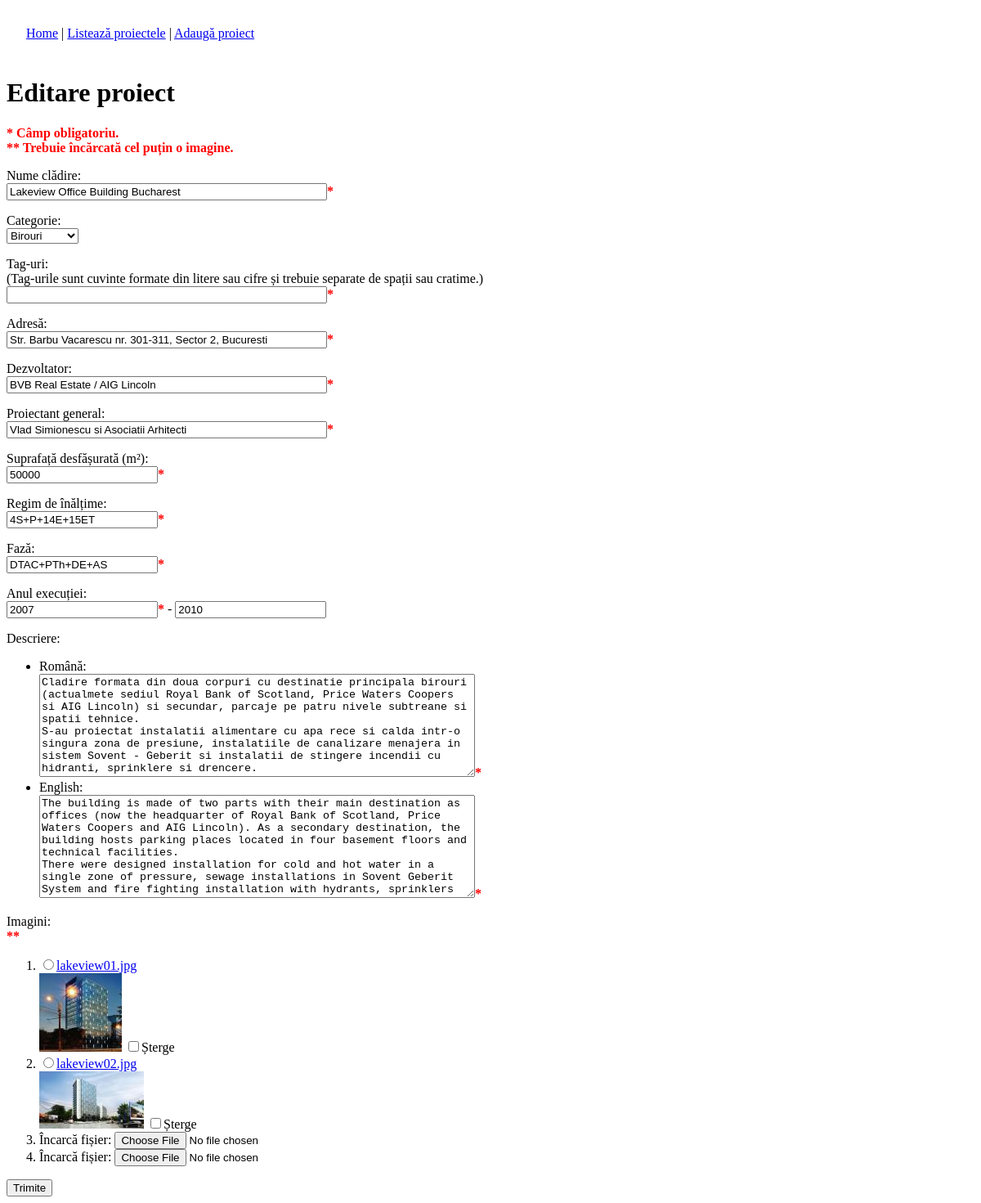
Page /admin/edit.php?id=48 on the earlier database version.
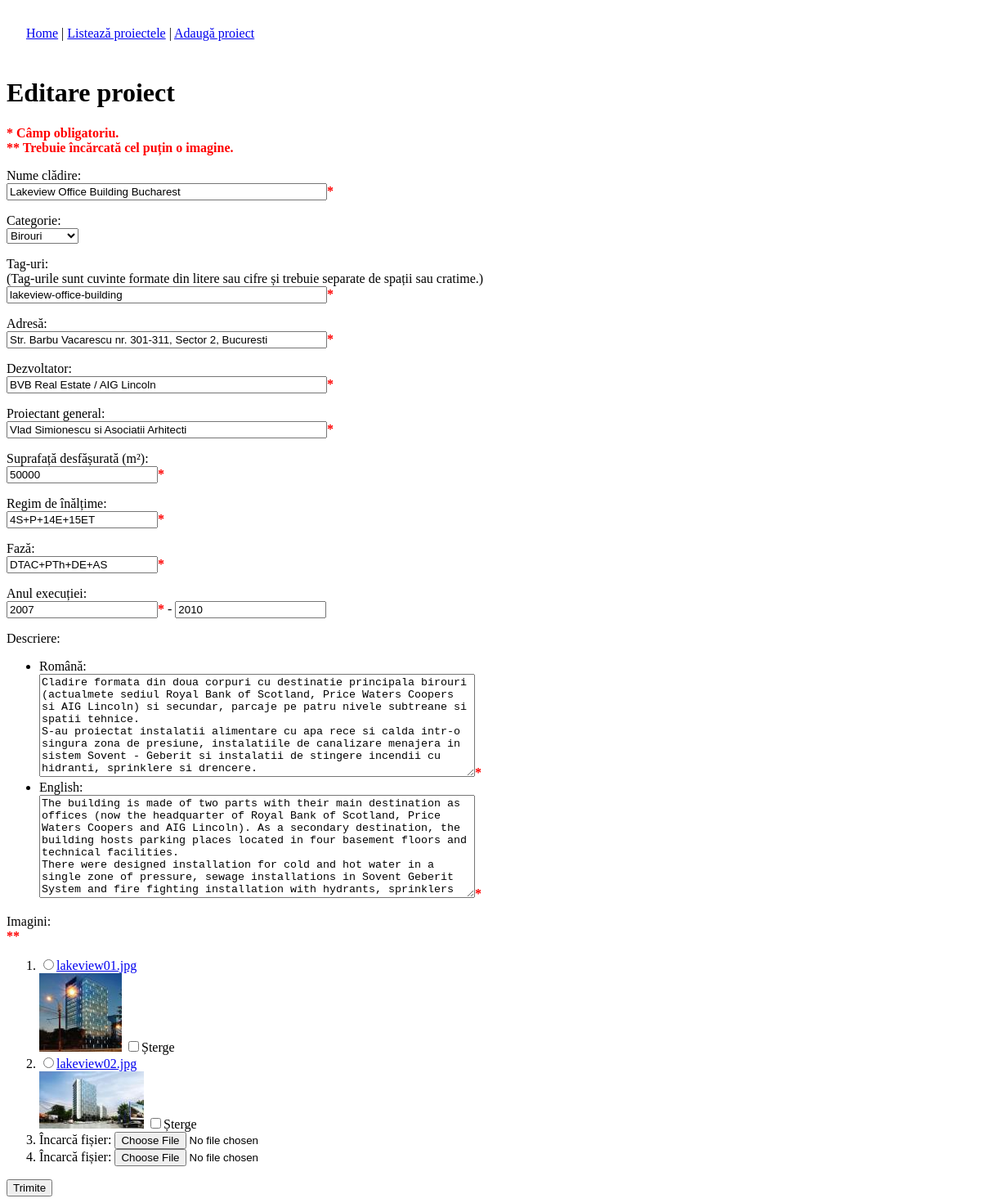
Same page on the later database version.
### tables this page shows
CREATE TABLE `portfolio` (
  `id` int(11) NOT NULL auto_increment,
  `name` varchar(128) NOT NULL,
  `category` enum('office','residential','hotel','industrial','commercial','restoration','hospital','other') NOT NULL,
  `tags` varchar(64) NOT NULL,
  `address` varchar(512) NOT NULL,
  `developer` varchar(128) NOT NULL,
  `chief_architect` varchar(128) NOT NULL,
  `whole_area` int(11) default NULL,
  `height` varchar(128) NOT NULL,
  `phase` varchar(128) NOT NULL,
  `year_begin` year(4) default NULL,
  `year_end` year(4) default NULL,
  `description` text NOT NULL,
  `images` varchar(512) NOT NULL,
  PRIMARY KEY  (`id`)
);

### SingletonDB.class.php (called while the page is built, shortened)
<?php
class SingletonDB
{
	private static $connection;
	public static function connect()
	{
		if(!isset(self::$connection))
		{
			self::$connection = new mysqli(ADDRESS, USERNAME, PASSWORD, DATABASE);
		}
		return self::$connection;
	}
}
?>

### Content.class.php (called while the page is built, shortened)
<?php
class Content
{
	protected $db;
	protected $content;
	protected $lang;
	public function __construct($namespace)
	{
		try {
			$this->db = SingletonDB::connect();
			if( !($result = $this->db->query("SELECT * FROM `languages`")) )
				throw new DBException('query');
			while($row = $result->fetch_assoc())
			{
				$this->languages[$row['code']]['name'] = $row['name'];
				$this->languages[$row['code']]['img'] = $row['image'];
			}
			$matchedLang = DEFAULT_LANG;
			if(isset($_GET['lang']))
			{
				$lang = $this->processLangCode($_GET['lang']);
				$this->lang = $lang;
				if($lang != $matchedLang)
					setcookie("lang", $lang, time() + 30*24*60*60);
				else
					setcookie("lang", $lang, time() - 3600);
			}
			else if(isset($_COOKIE['lang']))
				$this->lang = $this->processLangCode($_COOKIE['lang']);
			else
				$this->lang = $matchedLang;
				if( !($result = $this->db->query("SELECT * FROM `content` WHERE namespace = 'common' OR namespace = '"
					. $namespace . "'")) )
				throw new DBException('query');
			while($row = $result->fetch_assoc())
			{
				$this->content[$row['name']] = json_decode($row['value'], true);
			}
		}
		catch(DBException $e) {
			echo $e->errorMessage();
			die();
		}
	}
	public function __get($name)
	{
		if(isset($this->content[$name]))
			return $this->content[$name][$this->lang];
		else
			return null;
	}
	public function getProject($id, $fullInfo = false)
	{
		$result = $this->db->query(
			"SELECT * from `portfolio` WHERE id = " . $id);
		$row = $result->fetch_assoc();
		$row['category_code'] = $row['category'];
		switch($row['category_code'])
		{
		case 'office':
			$row['category'] = $this->project_category_office;
			break;
		}
		$descriptions = json_decode($row['description'], true);
		$row['description'] = $descriptions[$this->lang];
		if($fullInfo)
			$row['descriptions'] = $descriptions;
		$images = json_decode($row['images'], true);
		$row['images'] = $images;
		return $row;
	}
}

### admin/edit.php (the view, shortened to what the changed rows need)
<?php
require_once('../Content.class.php');
if(isset($_GET['id']))
	$id = $_GET['id'];
else if(isset($_POST['id']))
	$id = $_POST['id'];
else
	$id = null;
$dbContent = new Content('common');
$languages = $dbContent->getLanguages();
if(isset($_POST['submited']))
{
	$project['name'] = $_POST['name'];
	$project['category_code'] = $_POST['category_code'];
	$project['tags'] = $_POST['tags'];
	$project['address'] = $_POST['address'];
	$project['developer'] = $_POST['developer'];
	$project['chief_architect'] = $_POST['chief_architect'];
	$project['whole_area'] = (empty($_POST['whole_area']) ? 'NULL' : $_POST['whole_area']);
	$project['height'] = $_POST['height'];
	$project['phase'] = $_POST['phase'];
	$project['year_begin'] = (empty($_POST['year_begin']) ? 'NULL' : $_POST['year_begin']);
	$project['year_end'] = (empty($_POST['year_end']) ? 'NULL' : $_POST['year_end']);
	foreach($languages as $code => $value)
	{
		$project['descriptions'][$code] = stripslashes($_POST['description_'. $code]);
	}
	if(isset($_POST['default_img']))
		$project['images'][] = $_POST['default_img'];
	for($i = 0; $i < PICTS_PER_PRJ; $i++)
	{
		if(isset($_POST["img_$i"]) && !isset($_POST["del_$i"])
				&& $_POST["img_$i"] != $_POST['default_img'])
			$project['images'][] = $_POST["img_$i"];
		if(!isset($_POST["del_$i"]))
			continue;
		deleteImage($_POST["del_$i"]);
	}
	try {
	foreach($_FILES as $file)
	{
		if($file['error'] == 4)
			continue;
		if($file['error'] != 0)
			throw new FileUploadException($file['error']);
		$filename = $file['name'];
		if (file_exists('../images/portfolio/'. $filename))
			throw new FileUploadException(-1);
		else
		{
			move_uploaded_file($file["tmp_name"],
				'../images/portfolio/'. $filename);
			$thumbImg = new SimpleImage();
			$thumbImg->load('../images/portfolio/'. $filename);
			$thumbImg->saveThumbnail('../images/portfolio/'.
				getThumbFileName($filename), 128, 96);
		}
		$project['images'][] = $file['name'];
	}
	}
	catch(FileUploadException $e) {
		echo $e->errorMessage();
	}
	if($id == null)
	{
		Content::insertProject($project);
	}
	else
	{
		Content::updateProject($id, $project);
	}
	header('Location: list.php');
}
else
{
	if($id == null)
	{
		$project['name'] = '';
		$project['category_code'] = 'office';
		$project['tags'] = '';
		$project['address'] = '';
		$project['developer'] = '';
		$project['chief_architect'] = '';
		$project['whole_area'] = '';
		$project['height'] = '';
		$project['phase'] = '';
		$project['year_begin'] = '';
		$project['year_end'] = '';
		foreach($languages as $code => $value)
		{
			$project['descriptions'][$code] = '';
		}
		$project['images'] =  array();
	}
	else
	{
		$project = $dbContent->getProject($id, true);
	}
}
?>
<!DOCTYPE html PUBLIC "-//W3C//DTD XHTML 1.0 Strict//EN" "http://www.w3.org/TR/xhtml1/DTD/xhtml1-strict.dtd">
<html xmlns="http://www.w3.org/1999/xhtml">
<head>
<link href="../css/admin.css" rel="stylesheet" type="text/css" />
</head>
<body>
<?php
	if($id == null)
		echo "<h1>Adăugare proiect</h1>";
	else
		echo "<h1>Editare proiect</h1>";
	echo '<form action="edit.php" method="post" enctype="multipart/form-data">
	<input type="hidden" name="submited" id="submited" />
	';
	echo '
	<p><label for="name">Nume clădire: <br /></label>
	<input type="text" name="name" id="name" value="'. $project['name']. '" class="long-field" /><span class="mandatory">*</span></p>
	<p><label for="category_code">Categorie: <br /></label>
	<select name="category_code" id="category_code">
		<option value="office"'.
			($project['category_code']=='office' ? ' selected="selected"' : ''). '>Birouri</option>
		<option value="residential"'.
			($project['category_code']=='residential' ? ' selected="selected"' : ''). '>Rezidențial</option>
		<option value="hotel"'.
			($project['category_code']=='hotel' ? ' selected="selected"' : ''). '>Hotel</option>
		<option value="industrial"'.
			($project['category_code']=='industrial' ? ' selected="selected"' : ''). '>Industrial</option>
		<option value="commercial"'.
			($project['category_code']=='commercial' ? ' selected="selected"' : ''). '>Comercial</option>
		<option value="restoration"'.
			($project['category_code']=='restoration' ? ' selected="selected"' : ''). '>Restaurări</option>
		<option value="hospital"'.
			($project['category_code']=='hospital' ? ' selected="selected"' : ''). '>Spitale</option>
		<option value="other"'.
			($project['category_code']=='other' ? ' selected="selected"' : ''). '>Diverse</option>
	</select></p>
	<p><label for="tags">Tag-uri: <br />(Tag-urile sunt cuvinte formate din litere sau cifre și trebuie separate de spații sau cratime.)<br /></label>
	<input type="text" name="tags" id="tags" value="'. $project['tags']. '" class="long-field" /><span class="mandatory">*</span></p>
	<p><label for="address">Adresă: <br /></label>
	<input type="text" name="address" id="address" value="'. $project['address']. '" class="long-field" /><span class="mandatory">*</span></p>
	<p><label for="developer">Dezvoltator: <br /></label>
	<input type="text" name="developer" id="developer" value="'. $project['developer']. '" class="long-field" /><span class="mandatory">*</span></p>
	<p><label for="chief_architect">Proiectant general: <br /></label>
	<input type="text" name="chief_architect" id="chief_architect" value="'. $project['chief_architect']. '" class="long-field" /><span class="mandatory">*</span></p>
	<p><label for="whole_area">Suprafață desfășurată (m&sup2;): <br /></label>
	<input type="text" name="whole_area" id="whole_area" value="'. $project['whole_area']. '" /><span class="mandatory">*</span></p>
	<p><label for="height">Regim de înălțime: <br /></label>
	<input type="text" name="height" id="height" value="'. $project['height']. '" /><span class="mandatory">*</span></p>
	<p><label for="phase">Fază: <br /></label>
	<input type="text" name="phase" id="phase" value="'. $project['phase']. '" /><span class="mandatory">*</span></p>
	<p><label for="year_begin">Anul execuției: <br /></label>
	<input type="text" name="year_begin" id="year_begin" value="'. $project['year_begin']. '" /><span class="mandatory">*</span> - <input type="text" name="year_end" id="year_end" value="'. $project['year_end']. '" /></p>
	<p><label>Descriere: <br /></label><ul>
		';
	echo '
	</ul></p>
	<p><label>Imagini: <br /></label><span class="mandatory">**</span><ol>
		';
	echo '
	</ol>
	<input type="submit" value="Trimite" />
</form>
';
?>
</body>
</html>

Differences in the rows shown:
changed portfolio "Lakeview Office Building Bucharest": tags (not shown) → "lakeview-office-building"
